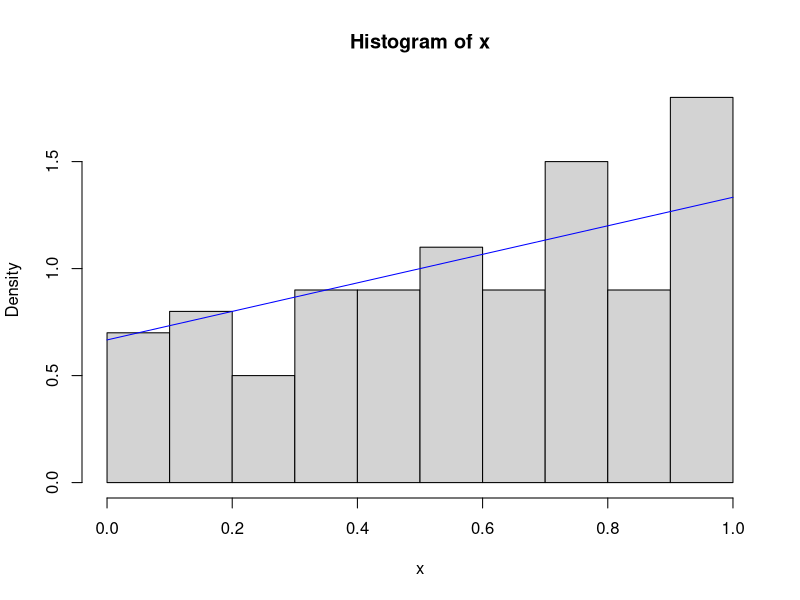
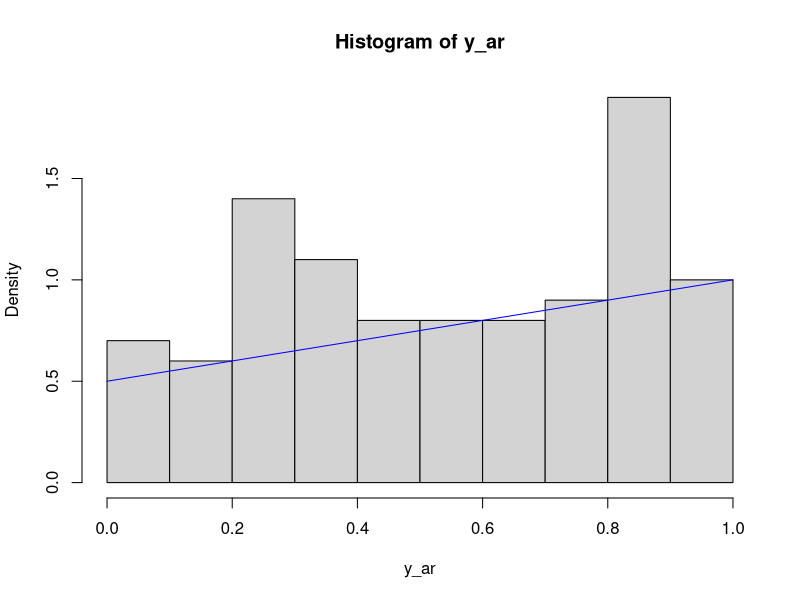

Write the R code that produced these figures, in order.
## ---- chunk 1
simul <- function(n)
{
  ui <- runif(n)
  x <- -1 + sqrt(1 + 3 * ui)
  cat("number of iterations:", n, fill = TRUE)
  hist(x, prob = TRUE)
  return(x)
}

## ---- chunk 2
y_t <- simul(100)
curve(2/3*(x+1), 0, 1, add = TRUE, col = "blue")

## ---- chunk 3
sim_ar <- function(n,m) {
  y <- numeric(n)
  #incluindo um contador para o tamanho da amostra
  i <- 0
  #incluindo um contador para o numero de pares de uniformes geradas
  j <- 0
  
  while (i < n) {
    # 1. Gerar Y candidato da distribuição proposta (Uniforme[0, 1])
    yc <- runif(1, min = 0, max = 1)
    
    # 2. Gerar U da Uniforme[0, 1] para a aceitação
    U <- runif(1)
    
    f <- 2/3*(yc+1)
    
    # 3. Teste de aceitação
    if (U < f/m) {
      y[i+1] <- yc  # Aceita o valor candidato
      i <- i+1  # Incrementa o contador de aceitação
    }
    j <- j+1
  }
  cat("foram gerados ", j, "pares de uniformes ",fill=T)
  cat("para simular ", i, " valores da v.a. de interesse ",fill=T)
  cat("razao de eficiencia ",round((i/j)*100,2), "% ",fill=T)
  return(y)
}
## ---- chunk 4
y_ar <- sim_ar(100,4/3)

hist(y_ar,prob=T)
curve((x + 1)/2,0,1,add=T, col = "blue")
## ---- chunk 5
mean(y_t)
## ---- chunk 6
mean(y_ar)
## ---- chunk 7
# Define f(y)
f <- function(y) (2/3) * (y + 1)

# Expected value E(Y)
E_Y <- integrate(function(y) y * f(y), 0, 1)$value

# Expected value E(Y^2)
E_Y2 <- integrate(function(y) y^2 * f(y), 0, 1)$value

# Variance
variance_Y <- E_Y2 - E_Y^2
variance_Y

## ---- chunk 8
var(y_t)
## ---- chunk 9
var(y_ar)
